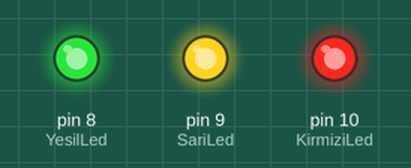
Simulated run of this sketch. Board: Arduino Uno, built with avr-gcc and run on an emulated ATmega328P. Shown: output pins drawn as LEDs (lit = HIGH).

Above: at 0.5 s.
At 3.5 s:
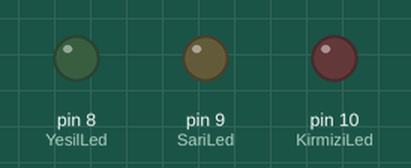
Timing chart, 0 to 4.6 s (numbered marks = the images above):
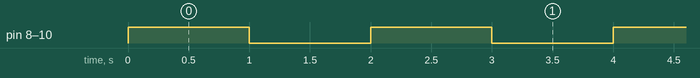

The sketch:

BasitLedYakma.ino
```cpp
//Kırmızı ledin bağlı olduğu pin numarasını KirmiziLed adlı değişkene aktardık.
int KirmiziLed=10;

//Sarı ledin bağlı olduğu pin numarasını SariLed adlı değişkene aktardık.
int SariLed=9;

//Yeşil ledin bağlı olduğu pin numarasını YesilLed adlı değişkene aktardık.
int YesilLed=8;

void setup() {
  //Kırmızı ledin olduğu (10 numaları) pini çıkış pini olarak belirttik.
  pinMode(KirmiziLed, OUTPUT);

  //Sarı ledin olduğu (9 numaları) pini çıkış pini olarak belirttik.
  pinMode(SariLed, OUTPUT);

  //Yeşil ledin bağlı olduğu (8 numaları) pini çıkış pini olarak belirttik.
  pinMode(YesilLed, OUTPUT);
}

void loop() {
  //3 led'e aynı anda güç vererek yakıyoruz.
  digitalWrite(KirmiziLed, HIGH);
  digitalWrite(SariLed, HIGH);
  digitalWrite(YesilLed, HIGH);

  delay(1000); // 1saniye bekletiyoruz.

  //Ledlerin gücünü keserek söndürüyoruz.
  digitalWrite(KirmiziLed, LOW);
  digitalWrite(SariLed, LOW);
  digitalWrite(YesilLed, LOW);

  delay(1000); // 1 saniye bekletiyoruz.

}
```

Measured:
- by itself, pin 8 (YesilLed), pin 9 (SariLed), pin 10 (KirmiziLed): alternates HIGH for 1.0 s and LOW for 1.0 s
